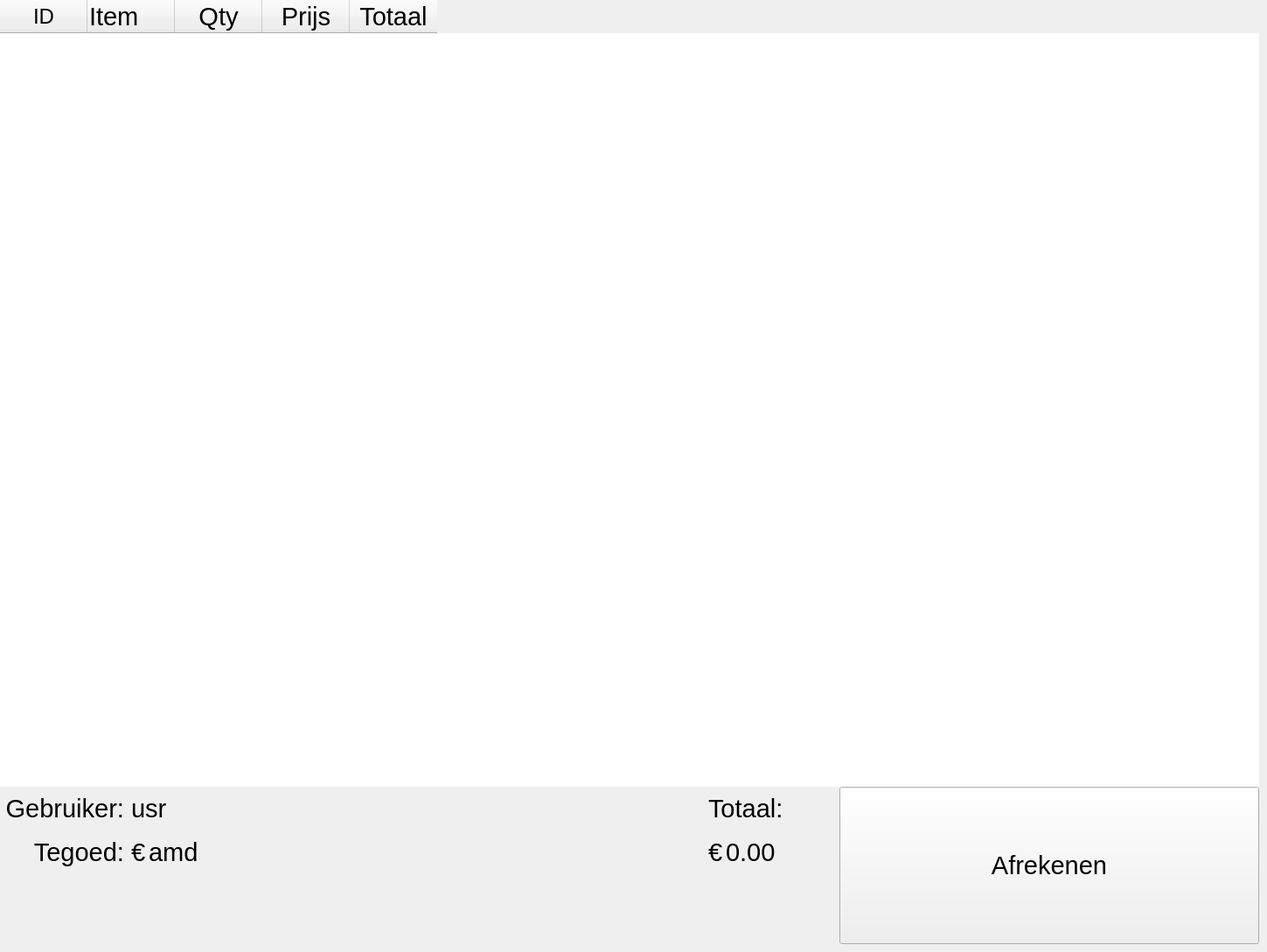
      <widget class="QWidget" name="buy_page">
       <widget class="QPushButton" name="pay_btn">
        <property name="geometry">
         <rect>
          <x>960</x>
          <y>900</y>
          <width>480</width>
          <height>180</height>
         </rect>
        </property>
        <property name="font">
         <font>
          <pointsize>22</pointsize>
         </font>
        </property>
        <property name="focusPolicy">
         <enum>Qt::NoFocus</enum>
        </property>
        <property name="text">
         <string>Afrekenen</string>
        </property>
       </widget>
       <widget class="QTableWidget" name="cart_fld">
        <property name="geometry">
         <rect>
          <x>0</x>
          <y>0</y>
          <width>1440</width>
          <height>900</height>
         </rect>
        </property>
        <property name="font">
         <font>
          <pointsize>18</pointsize>
         </font>
        </property>
        <property name="focusPolicy">
         <enum>Qt::NoFocus</enum>
        </property>
        <property name="frameShape">
         <enum>QFrame::Box</enum>
        </property>
        <property name="frameShadow">
         <enum>QFrame::Plain</enum>
        </property>
        <property name="lineWidth">
         <number>0</number>
        </property>
        <property name="verticalScrollBarPolicy">
         <enum>Qt::ScrollBarAlwaysOff</enum>
        </property>
        <property name="horizontalScrollBarPolicy">
         <enum>Qt::ScrollBarAlwaysOff</enum>
        </property>
        <property name="autoScroll">
         <bool>false</bool>
        </property>
        <property name="selectionMode">
         <enum>QAbstractItemView::SingleSelection</enum>
        </property>
        <property name="selectionBehavior">
         <enum>QAbstractItemView::SelectRows</enum>
        </property>
        <property name="showGrid">
         <bool>true</bool>
        </property>
        <property name="rowCount">
         <number>0</number>
        </property>
        <property name="columnCount">
         <number>5</number>
        </property>
        <attribute name="horizontalHeaderDefaultSectionSize">
         <number>100</number>
        </attribute>
        <attribute name="horizontalHeaderStretchLastSection">
         <bool>false</bool>
        </attribute>
        <attribute name="verticalHeaderVisible">
         <bool>false</bool>
        </attribute>
        <attribute name="verticalHeaderStretchLastSection">
         <bool>false</bool>
        </attribute>
        <column>
         <property name="text">
          <string>ID</string>
         </property>
        </column>
        <column>
         <property name="text">
          <string>Item</string>
         </property>
         <property name="font">
          <font>
           <pointsize>22</pointsize>
          </font>
         </property>
         <property name="textAlignment">
          <set>AlignLeading|AlignVCenter</set>
         </property>
        </column>
        <column>
         <property name="text">
          <string>Qty</string>
         </property>
         <property name="font">
          <font>
           <pointsize>22</pointsize>
          </font>
         </property>
        </column>
        <column>
         <property name="text">
          <string>Prijs</string>
         </property>
         <property name="font">
          <font>
           <pointsize>22</pointsize>
          </font>
         </property>
        </column>
        <column>
         <property name="text">
          <string>Totaal</string>
         </property>
         <property name="font">
          <font>
           <pointsize>22</pointsize>
          </font>
         </property>
        </column>
       </widget>
       <widget class="QLabel" name="gebruiker_lbl">
        <property name="geometry">
         <rect>
          <x>0</x>
          <y>900</y>
          <width>150</width>
          <height>50</height>
         </rect>
        </property>
        <property name="font">
         <font>
          <pointsize>22</pointsize>
         </font>
        </property>
        <property name="text">
         <string>Gebruiker: </string>
        </property>
        <property name="textFormat">
         <enum>Qt::RichText</enum>
        </property>
        <property name="alignment">
         <set>Qt::AlignRight|Qt::AlignTrailing|Qt::AlignVCenter</set>
        </property>
       </widget>
       <widget class="QLabel" name="teGoed_lbl">
        <property name="geometry">
         <rect>
          <x>0</x>
          <y>950</y>
          <width>150</width>
          <height>50</height>
         </rect>
        </property>
        <property name="font">
         <font>
          <pointsize>22</pointsize>
         </font>
        </property>
        <property name="text">
         <string>Tegoed: </string>
        </property>
        <property name="alignment">
         <set>Qt::AlignRight|Qt::AlignTrailing|Qt::AlignVCenter</set>
        </property>
       </widget>
       <widget class="QLabel" name="gebruiker_fld">
        <property name="geometry">
         <rect>
          <x>150</x>
          <y>900</y>
          <width>150</width>
          <height>50</height>
         </rect>
        </property>
        <property name="font">
         <font>
          <pointsize>22</pointsize>
         </font>
        </property>
        <property name="text">
         <string>usr</string>
        </property>
        <property name="textFormat">
         <enum>Qt::RichText</enum>
        </property>
        <property name="alignment">
         <set>Qt::AlignLeading|Qt::AlignLeft|Qt::AlignVCenter</set>
        </property>
       </widget>
       <widget class="QLabel" name="euroteken">
        <property name="geometry">
         <rect>
          <x>150</x>
          <y>950</y>
          <width>20</width>
          <height>50</height>
         </rect>
        </property>
        <property name="font">
         <font>
          <pointsize>22</pointsize>
         </font>
        </property>
        <property name="text">
         <string>€</string>
        </property>
        <property name="alignment">
         <set>Qt::AlignLeading|Qt::AlignLeft|Qt::AlignVCenter</set>
        </property>
       </widget>
       <widget class="QLabel" name="teGoed_fld">
        <property name="geometry">
         <rect>
          <x>170</x>
          <y>950</y>
          <width>130</width>
          <height>50</height>
         </rect>
        </property>
        <property name="font">
         <font>
          <pointsize>22</pointsize>
         </font>
        </property>
        <property name="text">
         <string>amd</string>
        </property>
        <property name="alignment">
         <set>Qt::AlignLeading|Qt::AlignLeft|Qt::AlignVCenter</set>
        </property>
       </widget>
       <widget class="QLineEdit" name="item_fld">
        <property name="geometry">
         <rect>
          <x>0</x>
          <y>-10</y>
          <width>1</width>
          <height>1</height>
         </rect>
        </property>
       </widget>
       <widget class="QLabel" name="euroteken_2">
        <property name="geometry">
         <rect>
          <x>810</x>
          <y>950</y>
          <width>20</width>
          <height>50</height>
         </rect>
        </property>
        <property name="font">
         <font>
          <pointsize>22</pointsize>
         </font>
        </property>
        <property name="text">
         <string>€</string>
        </property>
        <property name="alignment">
         <set>Qt::AlignLeading|Qt::AlignLeft|Qt::AlignVCenter</set>
        </property>
       </widget>
       <widget class="QLabel" name="totaal_lbl">
        <property name="geometry">
         <rect>
          <x>810</x>
          <y>900</y>
          <width>150</width>
          <height>50</height>
         </rect>
        </property>
        <property name="font">
         <font>
          <pointsize>22</pointsize>
         </font>
        </property>
        <property name="text">
         <string>Totaal:</string>
        </property>
        <property name="alignment">
         <set>Qt::AlignLeading|Qt::AlignLeft|Qt::AlignVCenter</set>
        </property>
       </widget>
       <widget class="QLabel" name="totaal_fld">
        <property name="geometry">
         <rect>
          <x>830</x>
          <y>950</y>
          <width>130</width>
          <height>50</height>
         </rect>
        </property>
        <property name="font">
         <font>
          <pointsize>22</pointsize>
         </font>
        </property>
        <property name="text">
         <string>0.00</string>
        </property>
        <property name="alignment">
         <set>Qt::AlignLeading|Qt::AlignLeft|Qt::AlignVCenter</set>
        </property>
       </widget>
       <widget class="QLabel" name="ERROR_ITMFLD">
        <property name="geometry">
         <rect>
          <x>300</x>
          <y>900</y>
          <width>510</width>
          <height>50</height>
         </rect>
        </property>
        <property name="text">
         <string/>
        </property>
       </widget>
      </widget>
